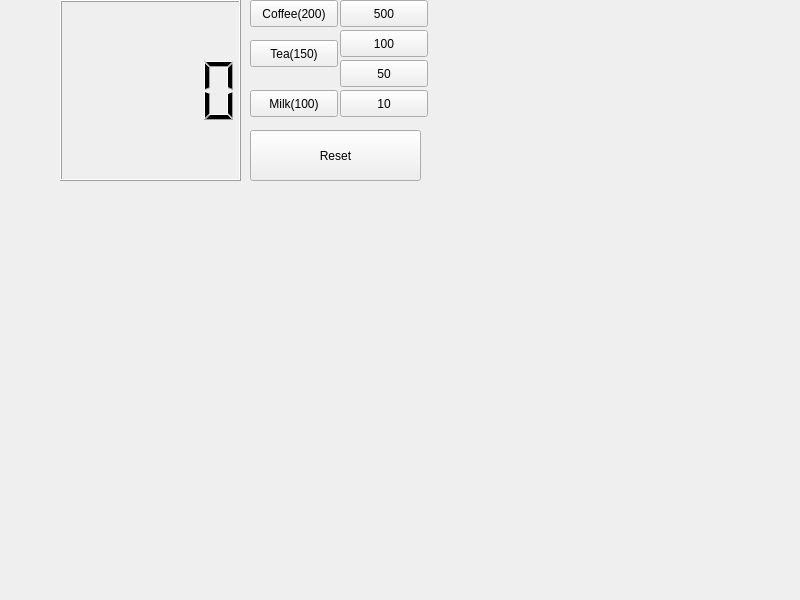
<?xml version="1.0" encoding="UTF-8"?>
<ui version="4.0">
 <class>Widget</class>
 <widget class="QWidget" name="Widget">
  <property name="geometry">
   <rect>
    <x>0</x>
    <y>0</y>
    <width>800</width>
    <height>600</height>
   </rect>
  </property>
  <property name="windowTitle">
   <string>Widget</string>
  </property>
  <widget class="QLCDNumber" name="lcdNumber">
   <property name="geometry">
    <rect>
     <x>60</x>
     <y>0</y>
     <width>181</width>
     <height>181</height>
    </rect>
   </property>
  </widget>
  <widget class="QPushButton" name="pbCoin500">
   <property name="geometry">
    <rect>
     <x>340</x>
     <y>0</y>
     <width>88</width>
     <height>27</height>
    </rect>
   </property>
   <property name="text">
    <string>500</string>
   </property>
  </widget>
  <widget class="QPushButton" name="pbCoin100">
   <property name="geometry">
    <rect>
     <x>340</x>
     <y>30</y>
     <width>88</width>
     <height>27</height>
    </rect>
   </property>
   <property name="text">
    <string>100</string>
   </property>
  </widget>
  <widget class="QPushButton" name="pbCoin50">
   <property name="geometry">
    <rect>
     <x>340</x>
     <y>60</y>
     <width>88</width>
     <height>27</height>
    </rect>
   </property>
   <property name="text">
    <string>50</string>
   </property>
  </widget>
  <widget class="QPushButton" name="pbCoin10">
   <property name="geometry">
    <rect>
     <x>340</x>
     <y>90</y>
     <width>88</width>
     <height>27</height>
    </rect>
   </property>
   <property name="text">
    <string>10</string>
   </property>
  </widget>
  <widget class="QPushButton" name="pbCoffee">
   <property name="geometry">
    <rect>
     <x>250</x>
     <y>0</y>
     <width>88</width>
     <height>27</height>
    </rect>
   </property>
   <property name="text">
    <string>Coffee(200)</string>
   </property>
  </widget>
  <widget class="QPushButton" name="pbMilk">
   <property name="geometry">
    <rect>
     <x>250</x>
     <y>90</y>
     <width>88</width>
     <height>27</height>
    </rect>
   </property>
   <property name="text">
    <string>Milk(100)</string>
   </property>
  </widget>
  <widget class="QPushButton" name="pbTea">
   <property name="geometry">
    <rect>
     <x>250</x>
     <y>40</y>
     <width>88</width>
     <height>27</height>
    </rect>
   </property>
   <property name="text">
    <string>Tea(150)</string>
   </property>
  </widget>
  <widget class="QPushButton" name="pbReset">
   <property name="geometry">
    <rect>
     <x>250</x>
     <y>130</y>
     <width>171</width>
     <height>51</height>
    </rect>
   </property>
   <property name="text">
    <string>Reset</string>
   </property>
  </widget>
 </widget>
 <resources/>
 <connections/>
</ui>
